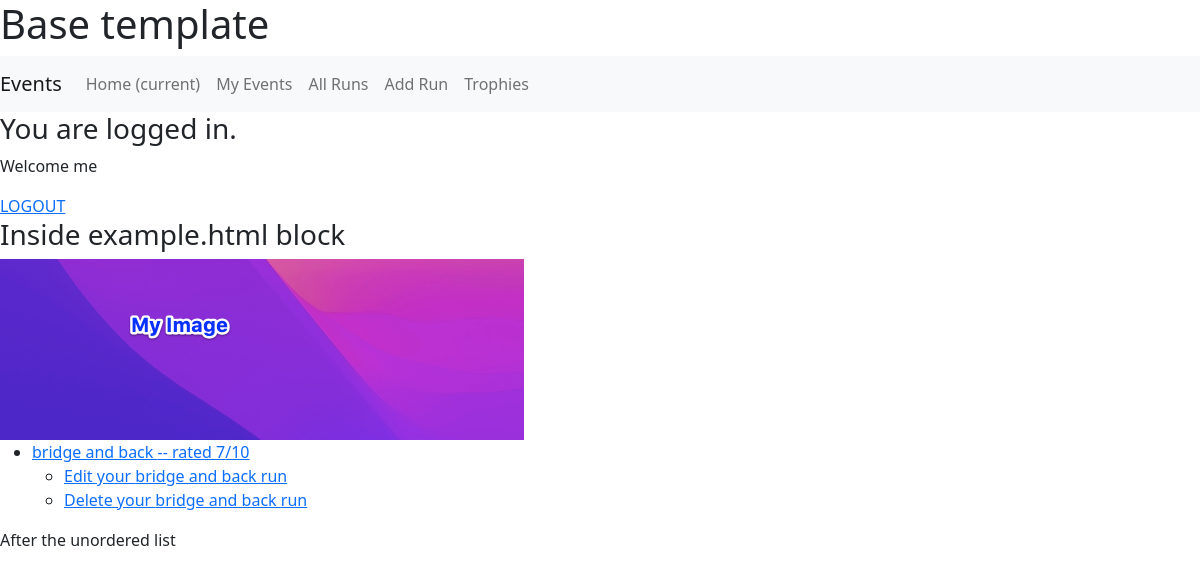
Page /runs_app/list_runs/ (signed in) on the earlier database version.
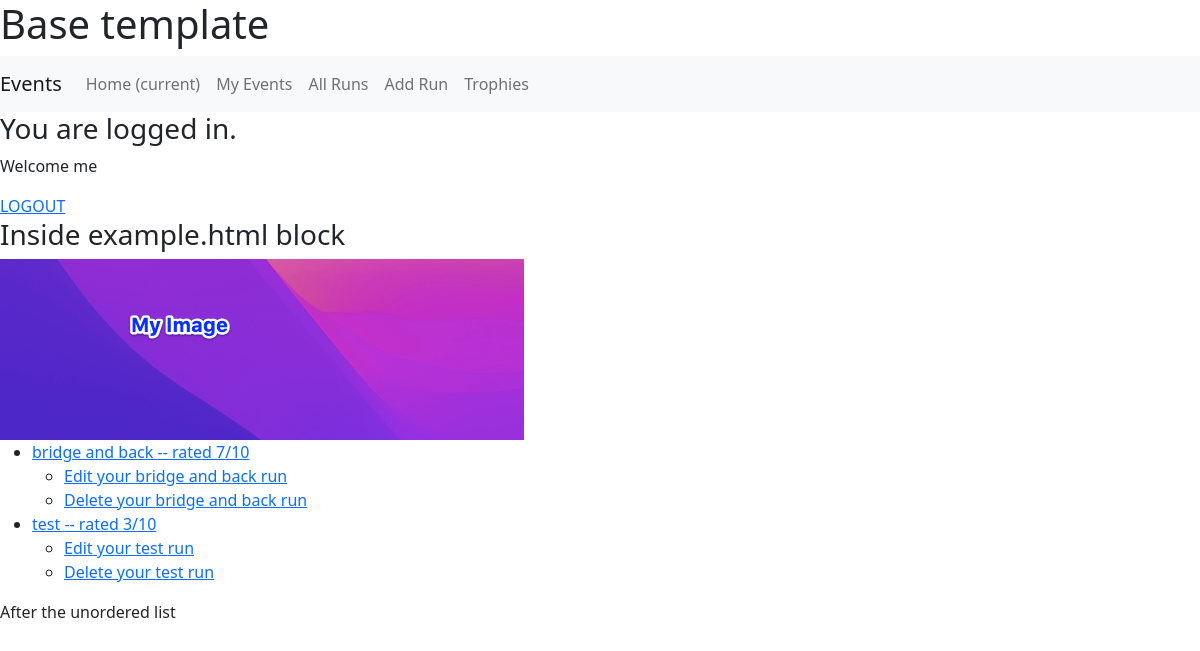
Same page on the later database version.
### runs_app/models.py (models this page shows, shortened)
class Run(models.Model):
    course = models.CharField(max_length=80)
    distance = models.FloatField(validators=[MinValueValidator(0), MaxValueValidator(500)])
    duration = models.IntegerField(validators=[MinValueValidator(1)])
    rating = models.IntegerField(validators=[MinValueValidator(0), MaxValueValidator(10)])
    review = models.TextField()
    runner = models.ForeignKey(User, on_delete=models.CASCADE)

### runs_app/views.py (the view)
# urls.py: path('list_runs/', RunListView.as_view(), name='list_runs'),
class RunListView(LoginRequiredMixin, ListView):
    model = Run
    template_name = 'runs_app/run_list.html'
    paginate_by = 7
    def get_queryset(self):
        return Run.objects.filter(runner=self.request.user).all()

### runs_app/templates/runs_app/run_list.html
{% extends 'base.html' %}
{% load static %}
{% block content %}
<h3>Inside example.html block</h3>
<img src="{% static 'runs_app/image.png' %}" alt='Placeholder image'>
<ul>
    {% for run in run_list %}
    <li><a href="/runs_app/run_detail/{{run.id}}">{{run.course}} -- rated {{run.rating}}/10</a></li>
    <ul>
        <li>
            <a href="/runs_app/update_run/{{run.id}}">Edit your {{run.course}} run</a>
        </li>
        <li>
            <a href="/runs_app/delete_run/{{run.id}}">Delete your {{run.course}} run</a>
        </li>
    </ul>
    {% endfor %}
</ul>
After the unordered list
{% endblock content %}

Differences in the rows shown:
added Run: course "test", rating "3"
